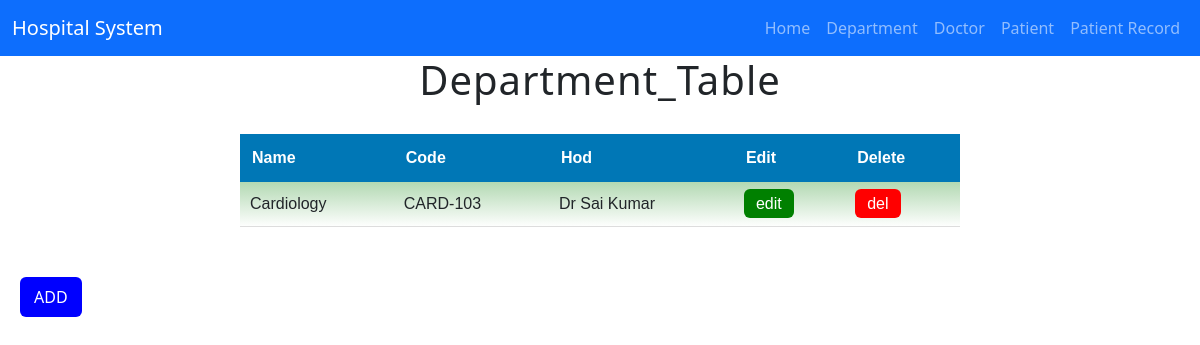
Page /department/ on the committed database.
### app1/models.py (models this page shows, shortened)
class department_model(models.Model):
    name = models.CharField(max_length=50)
    code = models.CharField(max_length=50)
    hod = models.CharField(max_length=50)

### app1/views.py (the view)
# urls.py: path("department/", department_details, name="department_list"),
def department_details(requst):
    data = department_model.objects.all()
    content={
        "data":data
    }
    return render(requst,'frontend_app1/department_table.html',content)

### templates/frontend_app1/department_table.html (shortened to what this page needs)
<!DOCTYPE html>
<html lang="en">
<head>
  <link href="https://cdn.jsdelivr.net/npm/bootstrap@5.3.0/dist/css/bootstrap.min.css" rel="stylesheet">
</head>
<body>
  <nav class="navbar navbar-expand-lg navbar-dark bg-primary">
 <div class="container-fluid">
    <a class="navbar-brand" href="{% url 'home' %}">Hospital System</a>
    <div class="collapse navbar-collapse" id="navmenu">
      <ul class="navbar-nav ms-auto">
         <li class="nav-item">
          <a class="nav-link" href="{% url 'home' %}">Home</a>
        </li>
         <li class="nav-item">
          <a class="nav-link" href="{% url 'department_list' %}">Department</a>
        </li>
        <li class="nav-item">
          <a class="nav-link" href="{% url 'doctor_list' %}">Doctor</a>
        </li>
        <li class="nav-item">
          <a class="nav-link" href="{% url 'patient_list' %}">Patient</a>
        </li>
        <li class="nav-item">
          <a class="nav-link" href="{% url 'patient_record_list' %}">Patient Record</a>
        </li>
     </ul>
    </div>
  </div>
</nav>
    <table>
      <h1>Department_Table</h1>
        <tr>
            <th>Name</th>
            <th>Code</th>
            <th>Hod</th>
            <th>Edit</th>
            <th>Delete</th>
        </tr>
        {% for i in data %}
        <tr>
            <td>{{i.name}}</td>
            <td>{{i.code}}</td>
            <td>{{i.hod}}</td>
           <td><a href="{% url 'department_update' i.id %}" class="btn-edit">edit</a></td>
           <td><a href="{% url 'department_delete' i.id %}" class="btn-del">del</a></td>
        </tr>
        {% endfor %}
    </table>
   <a href="{% url 'department_add' %}" class="btn-add">ADD</a>
</body>
</html>

### templates/frontend_app1/department_table.html (style rules this page uses)
table { background-image: linear-gradient(rgba(0, 128, 0, 0.619),white); width: 60%; margin: 30px auto; border-collapse: collapse; font-family: Arial, sans-serif; }
table th { background-color: #0077b6; color: white; padding: 12px; text-align: left; font-size: 16px; }
table td { padding: 10px; border-bottom: 1px solid #ddd; font-size: 16px; }
.btn-edit { background: green; color: white; padding: 6px 12px; border-radius: 6px; text-decoration: none; }
.btn-del { background: red; color: white; padding: 6px 12px; border-radius: 6px; text-decoration: none; }
.btn-add { background: blue; color: white; padding: 8px 14px; border-radius: 6px; text-decoration: none; margin: 20px 20px; display: inline-block; }
h1 { text-align: center; font-family: "Segoe UI", sans-serif; font-size: 32px; margin-top: 30px; margin-bottom: 20px; font-weight: 700; letter-spacing: 1px; }

### rows in the picture
department_model: name "Cardiology", code "CARD-103", hod "Dr Sai Kumar"
